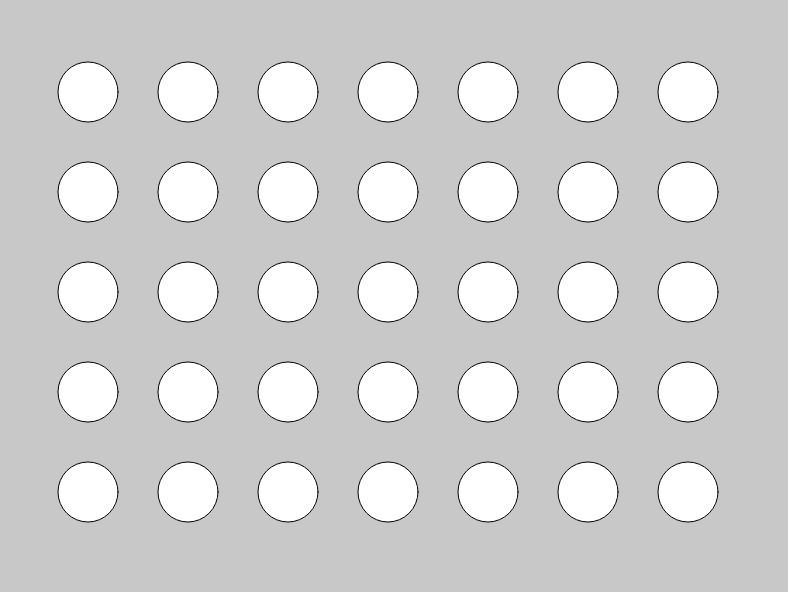
Frame 1 (no input)
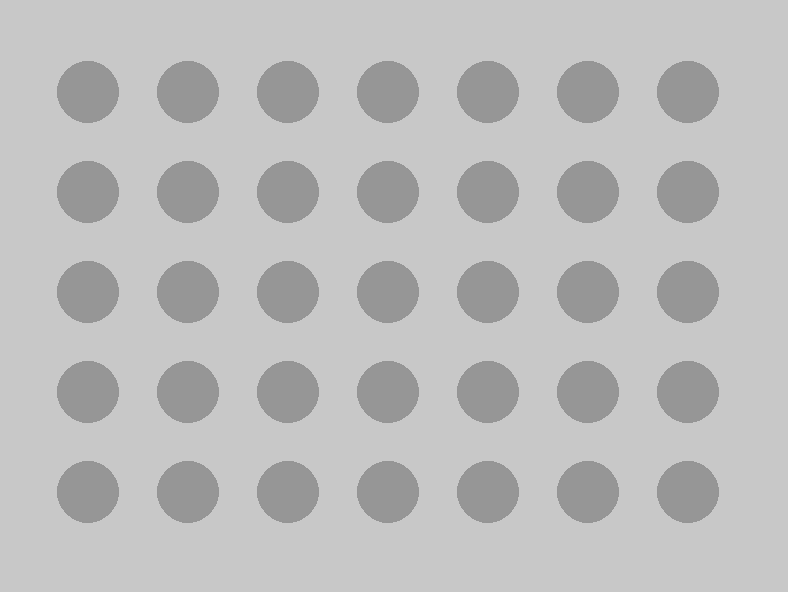
Frame 60 (no input)
Frame 120 (the mouse pressed at the canvas centre since frame 60): identical to frame 60, image omitted

The p5.js sketch that drew these frames (run headless with seeded random() and noise() and a simulated clock; from frame 60 on, the mouse is pressed at the canvas centre):

// p5.js sketch
// ── sketch.js
var xPos = 0;
var yPos = 0;
var d = 60
var width = 788/9;
var height = 592;

function setup() {
  //print ("Hello World");
  createCanvas(788,592);
  background(200,200,200);
  frameRate(25);
}

function draw() {
  ellipse(width-100, height-100, d,d);
  ellipse(width-200, height-100, d,d);
  ellipse(width-300, height-100, d,d);
  ellipse(width-400, height-100, d,d);
  ellipse(width-500, height-100, d,d);
  ellipse(width-600, height-100, d,d);
  ellipse(width-700, height-100, d,d);
  ellipse(width-100, height-200, d,d);
  ellipse(width-200, height-200, d,d);
  ellipse(width-300, height-200, d,d);
  ellipse(width-400, height-200, d,d);
  ellipse(width-500, height-200, d,d);
  ellipse(width-600, height-200, d,d);
  ellipse(width-700, height-200, d,d);
  ellipse(width-100, height-300, d,d);
  ellipse(width-200, height-300, d,d);
  ellipse(width-300, height-300, d,d);
  ellipse(width-400, height-300, d,d);
  ellipse(width-500, height-300, d,d);
  ellipse(width-600, height-300, d,d);
  ellipse(width-700, height-300, d,d);
  ellipse(width-100, height-400, d,d);
  ellipse(width-200, height-400, d,d);
  ellipse(width-300, height-400, d,d);
  ellipse(width-400, height-400, d,d);
  ellipse(width-500, height-400, d,d);
  ellipse(width-600, height-400, d,d);
  ellipse(width-700, height-400, d,d);
  ellipse(width-100, height-500, d,d);
  ellipse(width-200, height-500, d,d);
  ellipse(width-300, height-500, d,d);
  ellipse(width-400, height-500, d,d);
  ellipse(width-500, height-500, d,d);
  ellipse(width-600, height-500, d,d);
  ellipse(width-700, height-500, d,d);
  fill(150);
  stroke(150);







}
